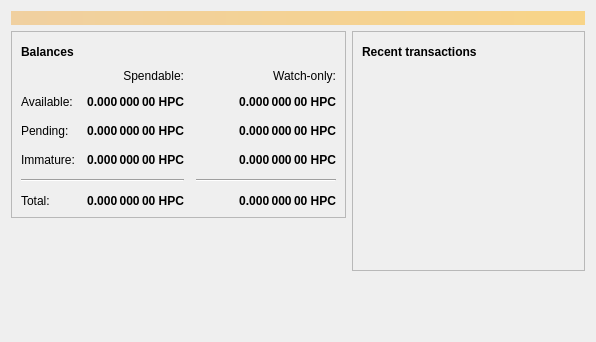
<?xml version="1.0" encoding="UTF-8"?>
<ui version="4.0">
 <class>OverviewPage</class>
 <widget class="QWidget" name="OverviewPage">
  <property name="geometry">
   <rect>
    <x>0</x>
    <y>0</y>
    <width>596</width>
    <height>342</height>
   </rect>
  </property>
  <property name="windowTitle">
   <string>Form</string>
  </property>
  <layout class="QVBoxLayout" name="topLayout">
   <item>
    <widget class="QLabel" name="labelAlerts">
     <property name="visible">
      <bool>false</bool>
     </property>
     <property name="styleSheet">
      <string notr="true">QLabel { background-color: qlineargradient(x1: 0, y1: 0, x2: 1, y2: 0, stop:0 #F0D0A0, stop:1 #F8D488); color:#000000; }</string>
     </property>
     <property name="wordWrap">
      <bool>true</bool>
     </property>
     <property name="margin">
      <number>3</number>
     </property>
     <property name="textInteractionFlags">
      <set>Qt::TextSelectableByMouse</set>
     </property>
    </widget>
   </item>
   <item>
    <layout class="QHBoxLayout" name="horizontalLayout" stretch="1,1">
     <item>
      <layout class="QVBoxLayout" name="verticalLayout_2">
       <item>
        <widget class="QFrame" name="frame">
         <property name="frameShape">
          <enum>QFrame::StyledPanel</enum>
         </property>
         <property name="frameShadow">
          <enum>QFrame::Raised</enum>
         </property>
         <layout class="QVBoxLayout" name="verticalLayout_4">
          <item>
           <layout class="QHBoxLayout" name="horizontalLayout_4">
            <item>
             <widget class="QLabel" name="label_5">
              <property name="font">
               <font>
                <weight>75</weight>
                <bold>true</bold>
               </font>
              </property>
              <property name="text">
               <string>Balances</string>
              </property>
             </widget>
            </item>
            <item>
             <widget class="QPushButton" name="labelWalletStatus">
              <property name="enabled">
               <bool>true</bool>
              </property>
              <property name="maximumSize">
               <size>
                <width>30</width>
                <height>16777215</height>
               </size>
              </property>
              <property name="toolTip">
               <string>The displayed information may be out of date. Your wallet automatically synchronizes with the Hippocrates network after a connection is established, but this process has not completed yet.</string>
              </property>
              <property name="text">
               <string/>
              </property>
              <property name="icon">
               <iconset resource="../bitcoin.qrc">
                <normaloff>:/icons/warning</normaloff>
                <disabledoff>:/icons/warning</disabledoff>:/icons/warning</iconset>
              </property>
              <property name="iconSize">
               <size>
                <width>24</width>
                <height>24</height>
               </size>
              </property>
              <property name="flat">
               <bool>true</bool>
              </property>
             </widget>
            </item>
            <item>
             <spacer name="horizontalSpacer_3">
              <property name="orientation">
               <enum>Qt::Horizontal</enum>
              </property>
              <property name="sizeHint" stdset="0">
               <size>
                <width>40</width>
                <height>20</height>
               </size>
              </property>
             </spacer>
            </item>
           </layout>
          </item>
          <item>
           <layout class="QGridLayout" name="gridLayout">
            <property name="spacing">
             <number>12</number>
            </property>
            <item row="2" column="2">
             <widget class="QLabel" name="labelWatchPending">
              <property name="font">
               <font>
                <weight>75</weight>
                <bold>true</bold>
               </font>
              </property>
              <property name="cursor">
               <cursorShape>IBeamCursor</cursorShape>
              </property>
              <property name="toolTip">
               <string>Unconfirmed transactions to watch-only addresses</string>
              </property>
              <property name="text">
               <string notr="true">0.000 000 00 HPC</string>
              </property>
              <property name="alignment">
               <set>Qt::AlignRight|Qt::AlignTrailing|Qt::AlignVCenter</set>
              </property>
              <property name="textInteractionFlags">
               <set>Qt::LinksAccessibleByMouse|Qt::TextSelectableByKeyboard|Qt::TextSelectableByMouse</set>
              </property>
             </widget>
            </item>
            <item row="2" column="1">
             <widget class="QLabel" name="labelUnconfirmed">
              <property name="font">
               <font>
                <weight>75</weight>
                <bold>true</bold>
               </font>
              </property>
              <property name="cursor">
               <cursorShape>IBeamCursor</cursorShape>
              </property>
              <property name="toolTip">
               <string>Total of transactions that have yet to be confirmed, and do not yet count toward the spendable balance</string>
              </property>
              <property name="text">
               <string notr="true">0.000 000 00 HPC</string>
              </property>
              <property name="alignment">
               <set>Qt::AlignRight|Qt::AlignTrailing|Qt::AlignVCenter</set>
              </property>
              <property name="textInteractionFlags">
               <set>Qt::LinksAccessibleByMouse|Qt::TextSelectableByKeyboard|Qt::TextSelectableByMouse</set>
              </property>
             </widget>
            </item>
            <item row="3" column="2">
             <widget class="QLabel" name="labelWatchImmature">
              <property name="font">
               <font>
                <weight>75</weight>
                <bold>true</bold>
               </font>
              </property>
              <property name="cursor">
               <cursorShape>IBeamCursor</cursorShape>
              </property>
              <property name="toolTip">
               <string>Mined balance in watch-only addresses that has not yet matured</string>
              </property>
              <property name="text">
               <string notr="true">0.000 000 00 HPC</string>
              </property>
              <property name="alignment">
               <set>Qt::AlignRight|Qt::AlignTrailing|Qt::AlignVCenter</set>
              </property>
              <property name="textInteractionFlags">
               <set>Qt::LinksAccessibleByMouse|Qt::TextSelectableByKeyboard|Qt::TextSelectableByMouse</set>
              </property>
             </widget>
            </item>
            <item row="4" column="0" colspan="2">
             <widget class="Line" name="line">
              <property name="orientation">
               <enum>Qt::Horizontal</enum>
              </property>
             </widget>
            </item>
            <item row="4" column="2">
             <widget class="Line" name="lineWatchBalance">
              <property name="sizePolicy">
               <sizepolicy hsizetype="Preferred" vsizetype="Fixed">
                <horstretch>0</horstretch>
                <verstretch>0</verstretch>
               </sizepolicy>
              </property>
              <property name="minimumSize">
               <size>
                <width>140</width>
                <height>0</height>
               </size>
              </property>
              <property name="orientation">
               <enum>Qt::Horizontal</enum>
              </property>
             </widget>
            </item>
            <item row="5" column="0">
             <widget class="QLabel" name="labelTotalText">
              <property name="text">
               <string>Total:</string>
              </property>
             </widget>
            </item>
            <item row="3" column="1">
             <widget class="QLabel" name="labelImmature">
              <property name="font">
               <font>
                <weight>75</weight>
                <bold>true</bold>
               </font>
              </property>
              <property name="cursor">
               <cursorShape>IBeamCursor</cursorShape>
              </property>
              <property name="toolTip">
               <string>Mined balance that has not yet matured</string>
              </property>
              <property name="text">
               <string notr="true">0.000 000 00 HPC</string>
              </property>
              <property name="alignment">
               <set>Qt::AlignRight|Qt::AlignTrailing|Qt::AlignVCenter</set>
              </property>
              <property name="textInteractionFlags">
               <set>Qt::LinksAccessibleByMouse|Qt::TextSelectableByKeyboard|Qt::TextSelectableByMouse</set>
              </property>
             </widget>
            </item>
            <item row="2" column="3">
             <spacer name="horizontalSpacer_2">
              <property name="orientation">
               <enum>Qt::Horizontal</enum>
              </property>
              <property name="sizeHint" stdset="0">
               <size>
                <width>40</width>
                <height>20</height>
               </size>
              </property>
             </spacer>
            </item>
            <item row="3" column="0">
             <widget class="QLabel" name="labelImmatureText">
              <property name="text">
               <string>Immature:</string>
              </property>
             </widget>
            </item>
            <item row="5" column="1">
             <widget class="QLabel" name="labelTotal">
              <property name="font">
               <font>
                <weight>75</weight>
                <bold>true</bold>
               </font>
              </property>
              <property name="cursor">
               <cursorShape>IBeamCursor</cursorShape>
              </property>
              <property name="toolTip">
               <string>Your current total balance</string>
              </property>
              <property name="text">
               <string notr="true">0.000 000 00 HPC</string>
              </property>
              <property name="alignment">
               <set>Qt::AlignRight|Qt::AlignTrailing|Qt::AlignVCenter</set>
              </property>
              <property name="textInteractionFlags">
               <set>Qt::LinksAccessibleByMouse|Qt::TextSelectableByKeyboard|Qt::TextSelectableByMouse</set>
              </property>
             </widget>
            </item>
            <item row="5" column="2">
             <widget class="QLabel" name="labelWatchTotal">
              <property name="font">
               <font>
                <weight>75</weight>
                <bold>true</bold>
               </font>
              </property>
              <property name="cursor">
               <cursorShape>IBeamCursor</cursorShape>
              </property>
              <property name="toolTip">
               <string>Current total balance in watch-only addresses</string>
              </property>
              <property name="text">
               <string notr="true">0.000 000 00 HPC</string>
              </property>
              <property name="alignment">
               <set>Qt::AlignRight|Qt::AlignTrailing|Qt::AlignVCenter</set>
              </property>
              <property name="textInteractionFlags">
               <set>Qt::LinksAccessibleByMouse|Qt::TextSelectableByKeyboard|Qt::TextSelectableByMouse</set>
              </property>
             </widget>
            </item>
            <item row="0" column="2">
             <widget class="QLabel" name="labelWatchonly">
              <property name="text">
               <string>Watch-only:</string>
              </property>
              <property name="alignment">
               <set>Qt::AlignRight|Qt::AlignTrailing|Qt::AlignVCenter</set>
              </property>
             </widget>
            </item>
            <item row="1" column="0">
             <widget class="QLabel" name="labelBalanceText">
              <property name="text">
               <string>Available:</string>
              </property>
             </widget>
            </item>
            <item row="1" column="1">
             <widget class="QLabel" name="labelBalance">
              <property name="font">
               <font>
                <weight>75</weight>
                <bold>true</bold>
               </font>
              </property>
              <property name="cursor">
               <cursorShape>IBeamCursor</cursorShape>
              </property>
              <property name="toolTip">
               <string>Your current spendable balance</string>
              </property>
              <property name="text">
               <string notr="true">0.000 000 00 HPC</string>
              </property>
              <property name="alignment">
               <set>Qt::AlignRight|Qt::AlignTrailing|Qt::AlignVCenter</set>
              </property>
              <property name="textInteractionFlags">
               <set>Qt::LinksAccessibleByMouse|Qt::TextSelectableByKeyboard|Qt::TextSelectableByMouse</set>
              </property>
             </widget>
            </item>
            <item row="1" column="2">
             <widget class="QLabel" name="labelWatchAvailable">
              <property name="font">
               <font>
                <weight>75</weight>
                <bold>true</bold>
               </font>
              </property>
              <property name="cursor">
               <cursorShape>IBeamCursor</cursorShape>
              </property>
              <property name="toolTip">
               <string>Your current balance in watch-only addresses</string>
              </property>
              <property name="text">
               <string notr="true">0.000 000 00 HPC</string>
              </property>
              <property name="alignment">
               <set>Qt::AlignRight|Qt::AlignTrailing|Qt::AlignVCenter</set>
              </property>
              <property name="textInteractionFlags">
               <set>Qt::LinksAccessibleByMouse|Qt::TextSelectableByKeyboard|Qt::TextSelectableByMouse</set>
              </property>
             </widget>
            </item>
            <item row="2" column="0">
             <widget class="QLabel" name="labelPendingText">
              <property name="text">
               <string>Pending:</string>
              </property>
             </widget>
            </item>
            <item row="0" column="1">
             <widget class="QLabel" name="labelSpendable">
              <property name="text">
               <string>Spendable:</string>
              </property>
              <property name="alignment">
               <set>Qt::AlignRight|Qt::AlignTrailing|Qt::AlignVCenter</set>
              </property>
             </widget>
            </item>
           </layout>
          </item>
         </layout>
        </widget>
       </item>
       <item>
        <spacer name="verticalSpacer">
         <property name="orientation">
          <enum>Qt::Vertical</enum>
         </property>
         <property name="sizeHint" stdset="0">
          <size>
           <width>20</width>
           <height>40</height>
          </size>
         </property>
        </spacer>
       </item>
      </layout>
     </item>
     <item>
      <layout class="QVBoxLayout" name="verticalLayout_3">
       <item>
        <widget class="QFrame" name="frame_2">
         <property name="frameShape">
          <enum>QFrame::StyledPanel</enum>
         </property>
         <property name="frameShadow">
          <enum>QFrame::Raised</enum>
         </property>
         <layout class="QVBoxLayout" name="verticalLayout">
          <item>
           <layout class="QHBoxLayout" name="horizontalLayout_2">
            <item>
             <widget class="QLabel" name="label_4">
              <property name="font">
               <font>
                <weight>75</weight>
                <bold>true</bold>
               </font>
              </property>
              <property name="text">
               <string>Recent transactions</string>
              </property>
             </widget>
            </item>
            <item>
             <widget class="QPushButton" name="labelTransactionsStatus">
              <property name="enabled">
               <bool>true</bool>
              </property>
              <property name="maximumSize">
               <size>
                <width>30</width>
                <height>16777215</height>
               </size>
              </property>
              <property name="toolTip">
               <string>The displayed information may be out of date. Your wallet automatically synchronizes with the Hippocrates network after a connection is established, but this process has not completed yet.</string>
              </property>
              <property name="text">
               <string/>
              </property>
              <property name="icon">
               <iconset resource="../bitcoin.qrc">
                <normaloff>:/icons/warning</normaloff>
                <disabledoff>:/icons/warning</disabledoff>:/icons/warning</iconset>
              </property>
              <property name="iconSize">
               <size>
                <width>24</width>
                <height>24</height>
               </size>
              </property>
              <property name="flat">
               <bool>true</bool>
              </property>
             </widget>
            </item>
            <item>
             <spacer name="horizontalSpacer">
              <property name="orientation">
               <enum>Qt::Horizontal</enum>
              </property>
              <property name="sizeHint" stdset="0">
               <size>
                <width>40</width>
                <height>20</height>
               </size>
              </property>
             </spacer>
            </item>
           </layout>
          </item>
          <item>
           <widget class="QListView" name="listTransactions">
            <property name="styleSheet">
             <string notr="true">QListView { background: transparent; }</string>
            </property>
            <property name="frameShape">
             <enum>QFrame::NoFrame</enum>
            </property>
            <property name="verticalScrollBarPolicy">
             <enum>Qt::ScrollBarAlwaysOff</enum>
            </property>
            <property name="horizontalScrollBarPolicy">
             <enum>Qt::ScrollBarAlwaysOff</enum>
            </property>
            <property name="selectionMode">
             <enum>QAbstractItemView::NoSelection</enum>
            </property>
           </widget>
          </item>
         </layout>
        </widget>
       </item>
       <item>
        <spacer name="verticalSpacer_2">
         <property name="orientation">
          <enum>Qt::Vertical</enum>
         </property>
         <property name="sizeHint" stdset="0">
          <size>
           <width>20</width>
           <height>40</height>
          </size>
         </property>
        </spacer>
       </item>
      </layout>
     </item>
    </layout>
   </item>
  </layout>
 </widget>
 <resources/>
 <connections/>
</ui>
